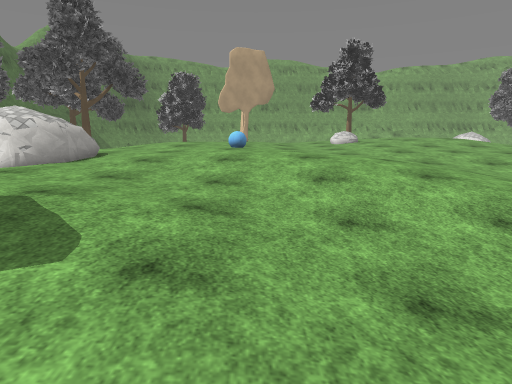
[1] (above)

16 first-person views from a walk through a Unity game level. The camera is 1.4 m above the floor, tilts 10° down and sees 75° across. The floor is counted in squares, 1 m on a side. Each view is taken from the middle of a square. On the plan, view 1 faces up. The plan holds only what a view shows up to about 15 squares ahead; the rest is blank. The place goes on beyond the plan. Some surface patterns are stand-ins.

[2]
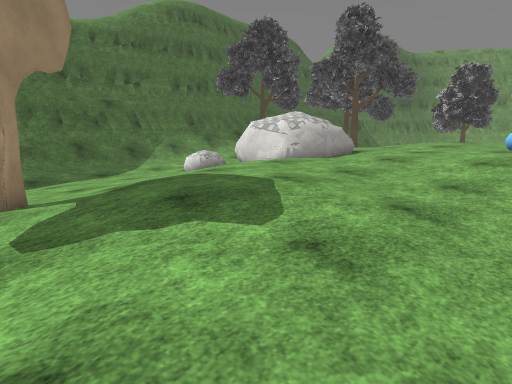

[3]
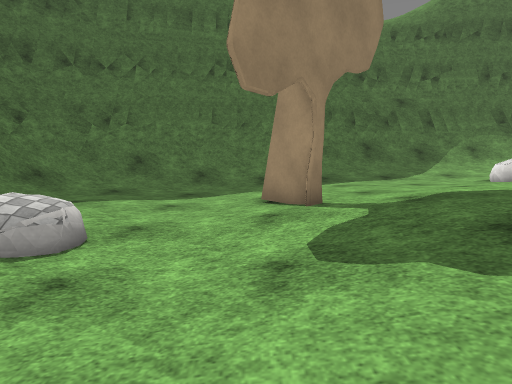

[4]
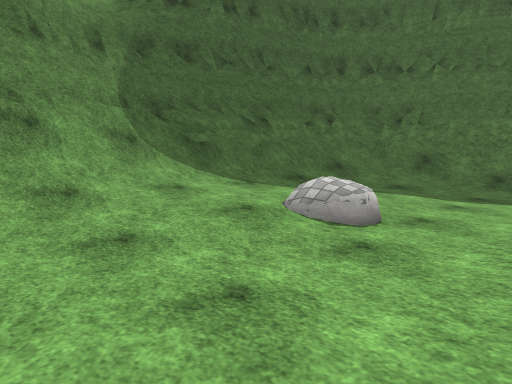

[5]
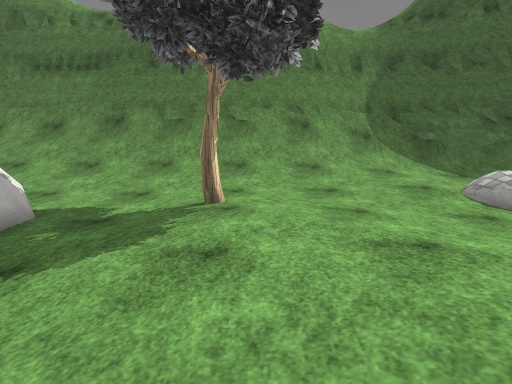

[6]
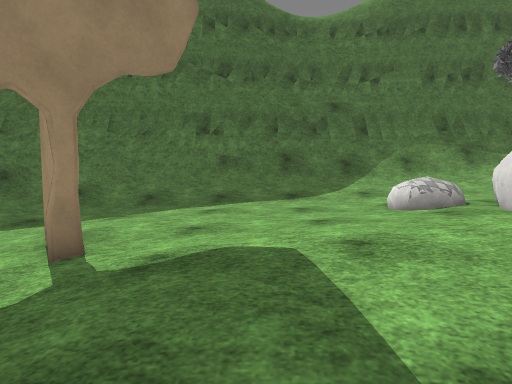

[7]
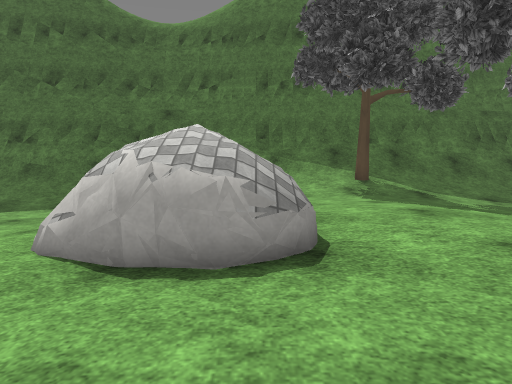

[8]
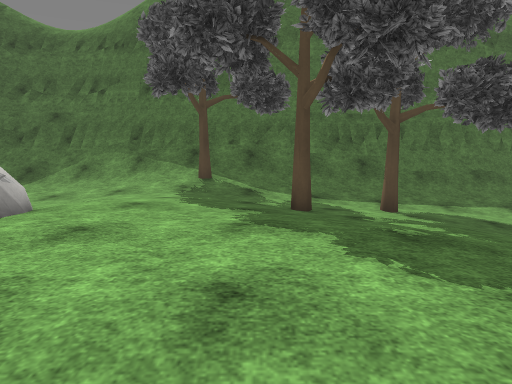

[9]
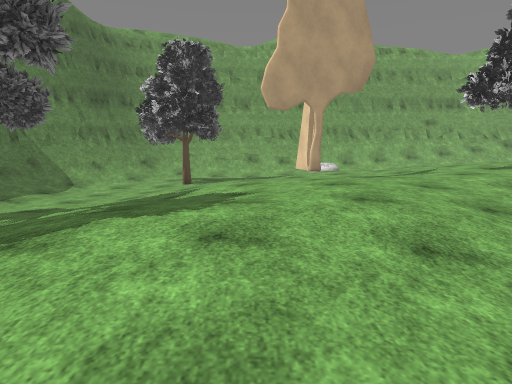

[10]
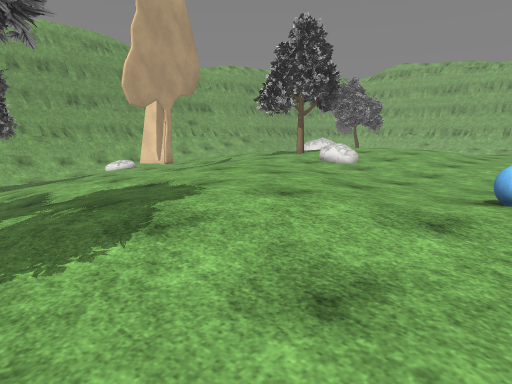

[11]
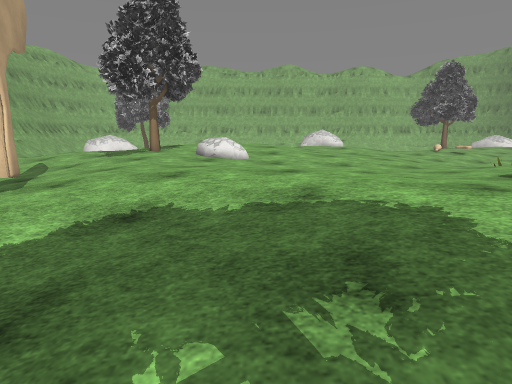

[12]
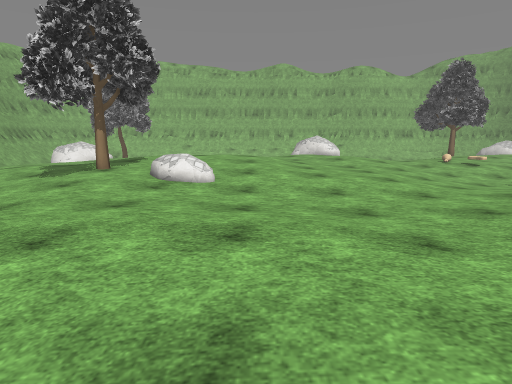

[13]
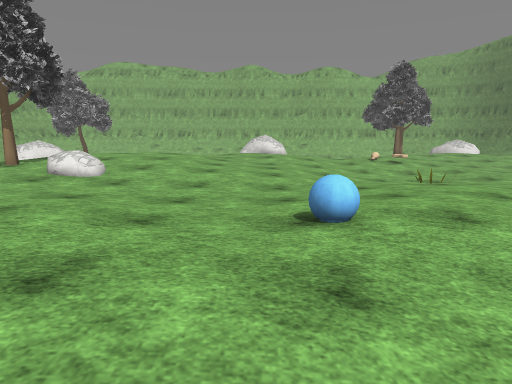

[14]
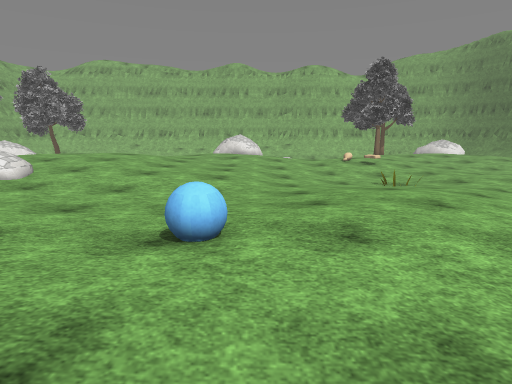

[15]
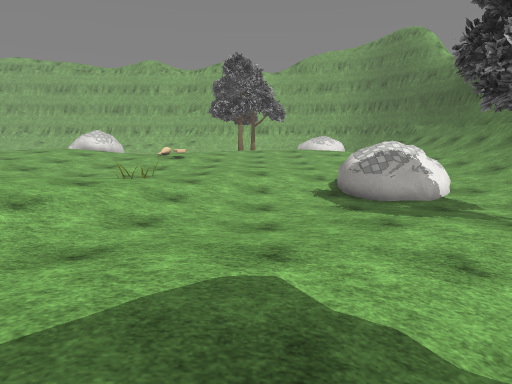

[16]
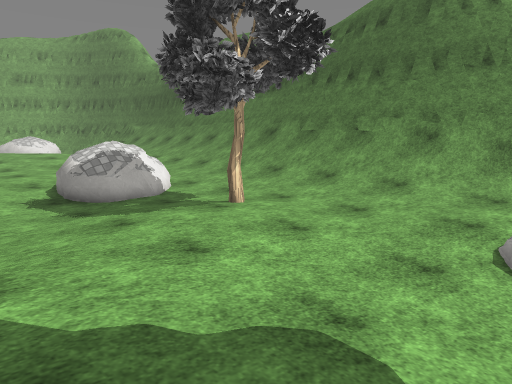

### Floor plan
Key: @ floor where view 1 was taken; # wall or solid block; . main floor; : floor 0.25 m higher than the main floor; - floor 0.25 m lower than the main floor; + floor 0.5 m higher than the main floor; _ floor 0.5 m lower than the main floor; < floor 0.75 m lower than the main floor; ( floor 1 m lower than the main floor; ! floor 1.25 m lower than the main floor; / step, stairs or slope; = window, fence, low wall or low ledge; T tree; B blue ball; R rock; O other object.
Columns run from 17 left of view 1 to 10 right of it. Each row starts with its distance up from view 1.
 30             <<       -//.::
 29  =//! !!   /<_     -////:::
 28  =//!!!!!/////  O -.//..:::
 27  =//!!!!((///-- O//./.::::+
 26  =//!(((  ///-..O//..:::T+++
 25   //((((  ////....::::::T+++
 24  ///(((//  ////.::::::::++++
 23 #///(T(////////:::::::/  +++
 22 #///(T<///////::::::.:R :+++
 21 #///<<////..//::+::...:::+++
 20 #///<<_////:::+++::....::+++
 19 #///<__TT//::+++:::....::::/
 18 #///___////:+++:::.....:::::
 17 #///__-/...::++::...........
 16 #//T---/...::+:::...........
 15 #///---/..::::::B:..........
 14 #///_--....::::::::.....//..
 13 #///__-/.RR.:::::::....---/-
 12 #///___ RRRR.:::::::../----/
 11 =//_<<_  RRR....::::..//-___
 10 =//<<<_RRRRR....//..../ -___
  9 =//<<  ORRR/.....//..../ ___
  8 =//<<<RR-/.....---///..- _O_
  7 =//<(<<///.....----///---___
  6 #//<((<///.....--___///-____
  5 #//<((<<//-...../____///____
  4 #=//((<<_//.....//_<<<<//__-
  3 #=//((<<<_/-....-//<<<<<<___
  2 #=//(((<<__////--__<<(((</__
  1 ##=/(((<<<O////-____<((((<__
  0  #=/((((<O /////_@__<<(RRR<_
 -1  #=/(((((((<<<<<____<<(RRR
 -2  ##//(((((((<<<<____<<(RR
 -3  ##//((((((R-<<<<__T<((RR
 -4  ##O//((((<  /<<<<<<<<((RR
 -5   #=//((((  ____<<<<<<<<<<<
 -6   #=O//(  <<________////////
 -7   ##=////<<<___/////////////
 -8    ##==/////////////////////
 -9     ####==//////////////////
-10       #####=///////#==//////
-11         ####//==#########===
-12           ##################

Positions as (right, up) in squares from view 1, and headings:
1: (0, 0), facing up
2: (1, 0), facing up-left
3: (0, 0), facing left
4: (1, 0), facing down-left
5: (1, 4), facing down
6: (-2, 4), facing left
7: (-2, 12), facing left
8: (-1, 18), facing left
9: (-3, 14), facing up
10: (-8, 14), facing up-right
11: (-8, 21), facing right
12: (-5, 20), facing right
13: (-6, 16), facing right
14: (-5, 14), facing right
15: (-5, 3), facing right
16: (-5, 3), facing down-right
